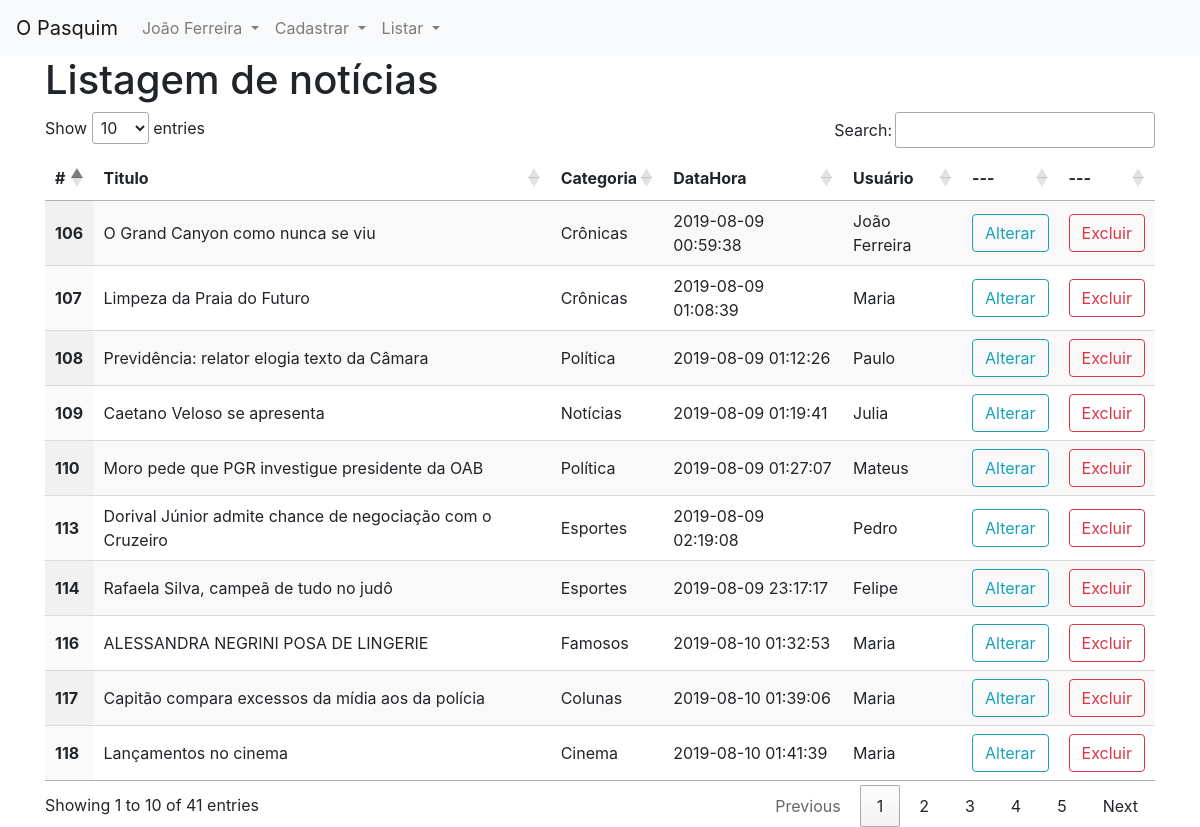
Page /admin/view/noticia/list.php (signed in) on the committed database.
### tables this page shows
CREATE TABLE `noticias` (
  `id` int(11) NOT NULL AUTO_INCREMENT,
  `titulo` varchar(255) NOT NULL,
  `subtitulo` varchar(255) NOT NULL,
  `texto` varchar(55500) DEFAULT NULL,
  `imagens` varchar(255) NOT NULL,
  `videos` varchar(255) DEFAULT NULL,
  `tags` varchar(255) NOT NULL,
  `id_categoria` int(11) DEFAULT NULL,
  `id_usuario` int(11) DEFAULT NULL,
  `datahora` varchar(150) DEFAULT NULL,
  PRIMARY KEY (`id`),
  KEY `id_categoria` (`id_categoria`),
  KEY `id_usuario` (`id_usuario`),
  CONSTRAINT `noticias_ibfk_1` FOREIGN KEY (`id_usuario`) REFERENCES `usuarios` (`id`),
  CONSTRAINT `noticias_ibfk_2` FOREIGN KEY (`id_categoria`) REFERENCES `categorias` (`id`),
  CONSTRAINT `noticias_ibfk_3` FOREIGN KEY (`id_usuario`) REFERENCES `usuarios` (`id`)
);

CREATE TABLE `categorias` (
  `id` int(11) NOT NULL AUTO_INCREMENT,
  `categoria` varchar(255) NOT NULL,
  PRIMARY KEY (`id`)
);

CREATE TABLE `usuarios` (
  `id` int(11) NOT NULL AUTO_INCREMENT,
  `nome` varchar(255) NOT NULL,
  `email` varchar(255) NOT NULL,
  `senha` varchar(255) NOT NULL,
  `nivel_permissao` varchar(255) NOT NULL,
  PRIMARY KEY (`id`)
);

### admin/class/Noticias.php (the view, shortened to what this page needs)
<?php
	Class Noticias{
		public static function list($conexao){
			$noticias = [];
			$query = "select n.id, n.titulo, c.categoria, n.datahora, u.nome from noticias as n inner join categorias as c on n.id_categoria = c.id inner join usuarios as u on n.id_usuario = u.id order by id desc";
			$result = mysqli_query($conexao, $query);
			while($noticia = mysqli_fetch_assoc($result)):
				array_push($noticias, $noticia);
			endwhile;
			foreach ($noticias as $n):
				echo	"<tr>
					 		<th scope='row'>".$n['id']."</th>
					 		<td>".$n['titulo']."</td>
					 		<td>".$n['categoria']."</td>
					 		<td>".$n['datahora']."</td>
					 		<td>".$n['nome']."</td>
					 		<td>
								<form method='post' action='edit.php'>
									<input type='hidden' name='id' value='".$n['id']."'>
									<button type='submit' class='btn btn-outline-info'>
										Alterar
									</button>
								</form>
							</td>";
				if($_SESSION['UsuarioNivel'] == "administrador") :
					echo 	"<td>
								<form method='post' action='../../model/noticia/delete.php'>
									<input type='hidden' name='id' value='".$n['id']."'>
									<button type='submit'class='btn btn-outline-danger'>
										Excluir
									</button>
								</form>
							 </td>";
				endif;
			    echo 	"</tr>";
			endforeach;
		}
	}
?>

### rows in the picture
noticias: id "118", titulo "Lançamentos no cinema", id_categoria.categoria "Cinema", datahora "2019-08-10 01:41:39", id_usuario.nome "Maria"
noticias: id "117", titulo "Capitão compara excessos da mídia aos da polícia", id_categoria.categoria "Colunas", datahora "2019-08-10 01:39:06", id_usuario.nome "Maria"
noticias: id "116", titulo "ALESSANDRA NEGRINI POSA DE LINGERIE", id_categoria.categoria "Famosos", datahora "2019-08-10 01:32:53", id_usuario.nome "Maria"
noticias: id "114", titulo "Rafaela Silva, campeã de tudo no judô", id_categoria.categoria "Esportes", datahora "2019-08-09 23:17:17", id_usuario.nome "Felipe"
noticias: id "113", titulo "Dorival Júnior admite chance de negociação com o Cruzeiro", id_categoria.categoria "Esportes", datahora "2019-08-09 02:19:08", id_usuario.nome "Pedro"
noticias: id "110", titulo "Moro pede que PGR investigue presidente da OAB", id_categoria.categoria "Política", datahora "2019-08-09 01:27:07", id_usuario.nome "Mateus"
noticias: id "109", titulo "Caetano Veloso se apresenta", id_categoria.categoria "Notícias", datahora "2019-08-09 01:19:41", id_usuario.nome "Julia"
noticias: id "108", titulo "Previdência: relator elogia texto da Câmara", id_categoria.categoria "Política", datahora "2019-08-09 01:12:26", id_usuario.nome "Paulo"
noticias: id "107", titulo "Limpeza da Praia do Futuro", id_categoria.categoria "Crônicas", datahora "2019-08-09 01:08:39", id_usuario.nome "Maria"
noticias: id "106", titulo "O Grand Canyon como nunca se viu", id_categoria.categoria "Crônicas", datahora "2019-08-09 00:59:38", id_usuario.nome "João Ferreira"

### other values in the picture
$_SESSION['UsuarioNome'] "João Ferreira"
